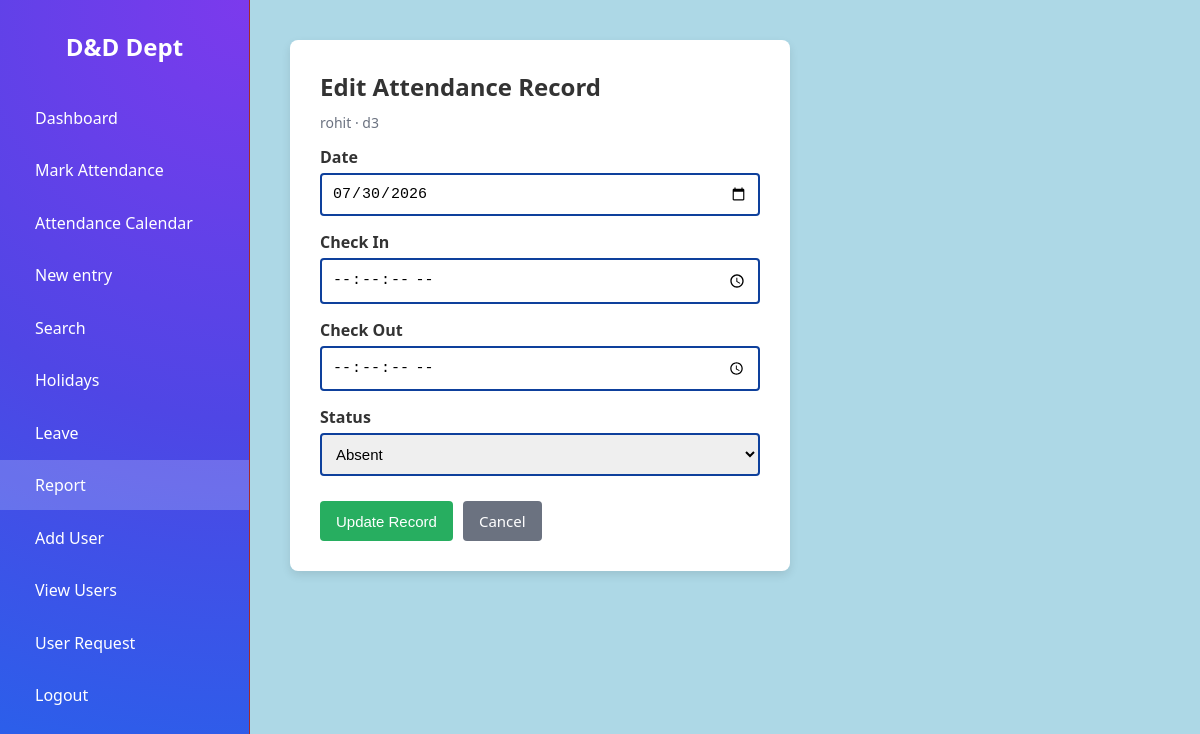
The app's page /attendance/7/edit (signed in) with its own data.
### tables this page shows
CREATE TABLE employees (
            id INTEGER PRIMARY KEY AUTOINCREMENT,
            name TEXT NOT NULL,
            employee_id TEXT NOT NULL,
            designation TEXT,
            dob TEXT,
            date_of_joining TEXT,
            created_at TEXT DEFAULT CURRENT_TIMESTAMP
        );

CREATE TABLE attendance (
            id INTEGER PRIMARY KEY AUTOINCREMENT,
            employee_id INTEGER NOT NULL REFERENCES employees(id),
            work_date TEXT NOT NULL,
            check_in TEXT,
            check_out TEXT,
            status TEXT NOT NULL DEFAULT 'Present',
            created_at TEXT DEFAULT CURRENT_TIMESTAMP,
            UNIQUE(employee_id, work_date)
        );

### app.py (the view, shortened to what this page needs)
@app.route('/attendance/<int:attendance_id>/edit', methods=['GET', 'POST'])
@roles_required('admin', 'editor')
def edit_attendance(attendance_id):
    record = get_attendance_or_404(attendance_id)
    if record is None:
        flash('That attendance record no longer exists.', 'error')
        return redirect(url_for('report_attendance'))
    conn = db.get_db()
    employee = conn.execute('SELECT * FROM employees WHERE id = ?', (record['employee_id'],)).fetchone()
    return render_template('attendance_edit.html', record=record, employee=employee, statuses=ATTENDANCE_STATUSES)

### app.py (called while the page is built)
def roles_required(*allowed_roles):
    def decorator(view):
        @wraps(view)
        def wrapped_view(*args, **kwargs):
            if not session.get('logged_in'):
                return redirect(url_for('login'))
            if session.get('role') not in allowed_roles:
                abort(403)
            return view(*args, **kwargs)
        return wrapped_view
    return decorator

def get_attendance_or_404(attendance_id):
    conn = db.get_db()
    row = conn.execute('SELECT * FROM attendance WHERE id = ?', (attendance_id,)).fetchone()
    return row

### db.py (called while the page is built)
def get_db():
    if 'db' not in g:
        g.db = sqlite3.connect(
            current_app.config['DATABASE'],
            detect_types=sqlite3.PARSE_DECLTYPES
        )
        g.db.row_factory = sqlite3.Row
    return g.db

### templates/attendance_edit.html (shortened to what this page needs)
{% extends 'base.html' %}
{% set active_page = 'report' %}
{% block content %}
<div class="form-panel">
    <h2>Edit Attendance Record</h2>
    <p style="margin-top:-10px; color:#6b7280; font-size:14px;">
        {{ employee['name'] if employee else 'Unknown employee' }}
        {% if employee %}&middot; {{ employee['employee_id'] }}{% endif %}
    </p>
    <form method="POST" action="{{ url_for('edit_attendance', attendance_id=record['id']) }}">
        <div class="input-group">
            <label>Date</label>
            <input type="date" name="work_date" value="{{ record['work_date'] }}" required>
        </div>
        <div class="input-group">
            <label>Check In</label>
            <input type="time" name="check_in" step="1" value="{{ record['check_in'] or '' }}">
        </div>
        <div class="input-group">
            <label>Check Out</label>
            <input type="time" name="check_out" step="1" value="{{ record['check_out'] or '' }}">
        </div>
        <div class="input-group">
            <label>Status</label>
            <select name="status" style="width:100%;padding:10px;border:2px solid #0e409c;border-radius:4px;font-size:15px;">
                {% for s in statuses %}
                <option value="{{ s }}" {{ 'selected' if record['status'] == s }}>{{ s }}</option>
                {% endfor %}
            </select>
        </div>
        <div class="button-group">
            <button type="submit" class="btn-save">Update Record</button>
            <a href="{{ url_for('report_attendance') }}" class="btn btn-secondary">Cancel</a>
        </div>
    </form>
</div>
{% endblock %}

### records on screen
employees: name "rohit", employee_id "d3"
attendance: work_date "07/30/2026"

### other values on screen
form field status "Absent"
